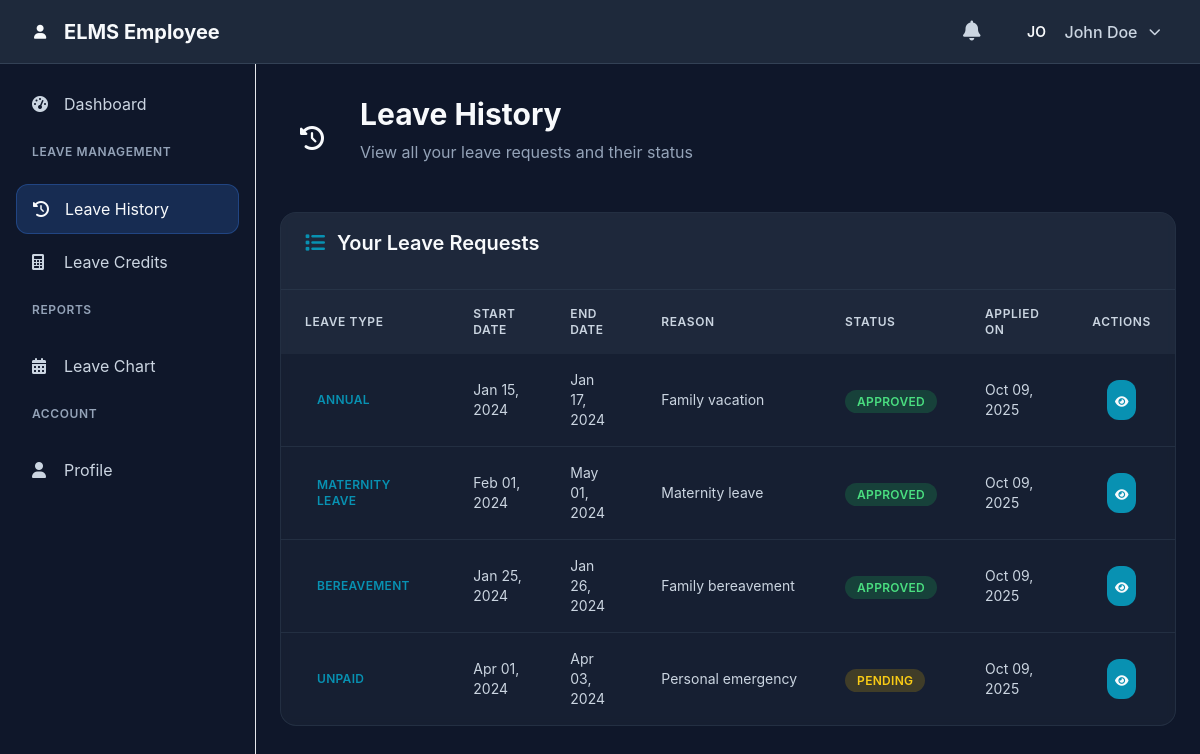
Before: /app/modules/user/views/leave_history.php (signed in) with the older database file.
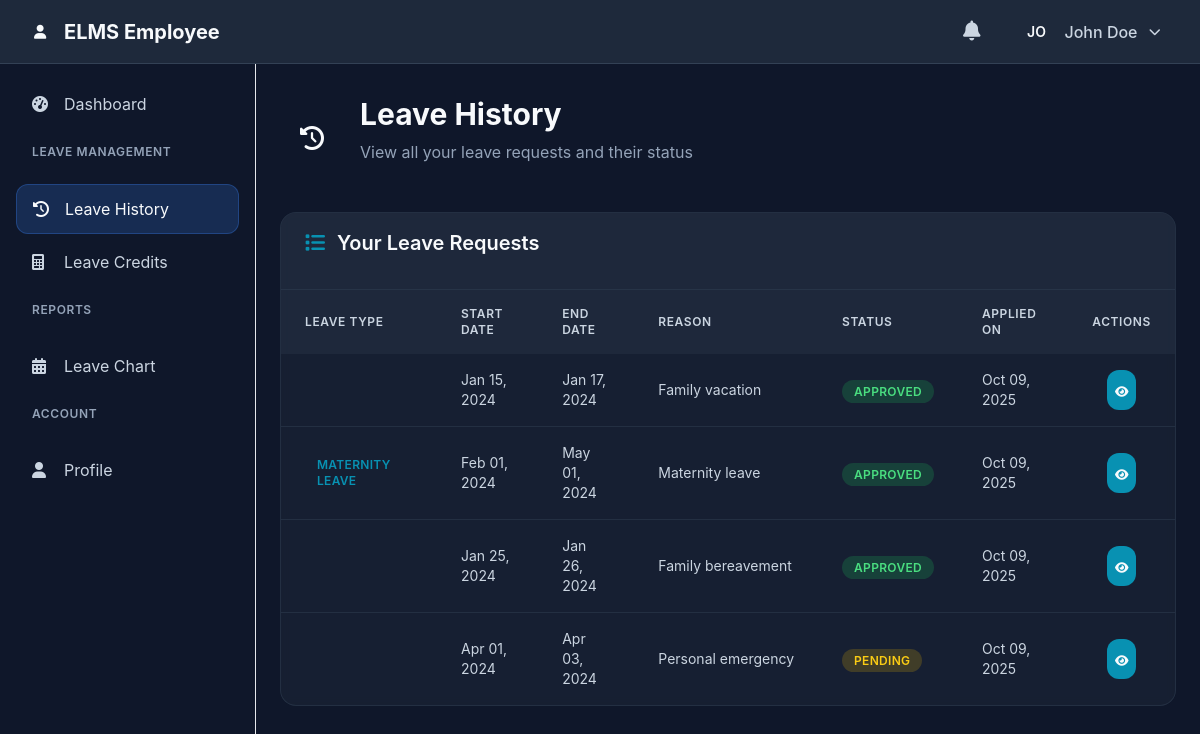
After: the same page with the newer database file.
### tables this page shows
CREATE TABLE IF NOT EXISTS leave_requests (
    id INT PRIMARY KEY AUTO_INCREMENT,
    employee_id INT NOT NULL,
    leave_type ENUM('vacation', 'sick', 'special_privilege', 'maternity', 'paternity', 'solo_parent', 'vawc', 'rehabilitation', 'study', 'terminal', 'cto', 'without_pay') NOT NULL,
    original_leave_type VARCHAR(50) NULL,
    start_date DATE NOT NULL,
    end_date DATE NOT NULL,
    reason TEXT NOT NULL,
    status ENUM('pending', 'approved', 'rejected', 'under_appeal') DEFAULT 'pending',
    days_requested INT DEFAULT 1,
    is_late TINYINT(1) DEFAULT 0,
    late_justification TEXT NULL,
    location_type ENUM('office', 'remote', 'hybrid') NULL,
    location_specify VARCHAR(255) NULL,
    medical_condition ENUM('minor', 'serious', 'chronic') NULL,
    illness_specify VARCHAR(255) NULL,
    special_women_condition ENUM('pregnancy', 'menstruation', 'miscarriage', 'other') NULL,
    study_type ENUM('conference', 'training', 'seminar', 'course', 'exam') NULL,
    medical_certificate_path VARCHAR(500) NULL,
    created_at TIMESTAMP DEFAULT CURRENT_TIMESTAMP,
    FOREIGN KEY (employee_id) REFERENCES employees(id)
);

### config/leave_types.php (called while the page is built, shortened)
<?php
function isLeaveWithoutPay($leave_type, $original_leave_type = null, $leaveTypes = null) {
    return false;
}
function getLeaveTypeDisplayName($leave_type, $original_leave_type = null, $leaveTypes = null) {
    $isWithoutPay = isLeaveWithoutPay($leave_type, $original_leave_type, $leaveTypes);
    $baseType = null;
    if (!empty($original_leave_type) && ($leave_type === 'without_pay' || empty($leave_type))) {
        $baseType = $original_leave_type;
    } else {
        $baseType = $leave_type;
    }
    if (isset($leaveTypes[$baseType])) {
        $leaveTypeConfig = $leaveTypes[$baseType];
        if ($isWithoutPay) {
            if (isset($leaveTypeConfig['name_with_note'])) {
                return $leaveTypeConfig['name_with_note'];
            } else {
                return $leaveTypeConfig['name'] . ' (Without Pay)';
            }
        } else {
            return $leaveTypeConfig['name'];
        }
    } else {
        $displayName = ucfirst(str_replace('_', ' ', $baseType));
        return $isWithoutPay ? $displayName . ' (Without Pay)' : $displayName;
    }
}
?>

### app/modules/user/views/leave_history.php (the view, shortened to what the rows shown need)
<?php
require_once '../../../../config/database.php';
require_once '../../../../config/leave_types.php';
$leaveTypes = getLeaveTypes();
$stmt = $pdo->prepare("
    SELECT lr.*,
           lr.leave_type as display_leave_type,
           lr.is_late,
           lr.late_justification
    FROM leave_requests lr
    WHERE lr.employee_id = ?
    ORDER BY lr.created_at DESC
");
$stmt->execute([$_SESSION['user_id']]);
$leave_requests = $stmt->fetchAll(PDO::FETCH_ASSOC);
?>
<!DOCTYPE html>
<html lang="en">
<head>
    <link rel="stylesheet" href="../../../../assets/css/tailwind.css">
    <link rel="stylesheet" href="../../../../assets/libs/fontawesome/css/all.min.css">
    <link rel="stylesheet" href="../../../../assets/css/style.css">
    <link rel="stylesheet" href="../../../../assets/css/dark-theme.css">
</head>
<body class="bg-slate-900 text-white">
    <div class="flex">
        <main class="flex-1 ml-64 p-6 pt-24">
            <div class="max-w-7xl mx-auto">
                <div class="mb-8">
                    <div class="flex items-center gap-4">
                        <div>
                            <h1 class="text-3xl font-bold text-white mb-2">Leave History</h1>
                        </div>
                    </div>
                </div>
                <div class="bg-slate-800/50 backdrop-blur-sm rounded-2xl border border-slate-700/50 overflow-hidden">
                    <div class="overflow-x-auto">
                        <table class="w-full">
                            <thead class="bg-slate-700/30">
                                <tr>
                                    <th class="px-6 py-4 text-left text-xs font-semibold text-slate-300 uppercase tracking-wider">Leave Type</th>
                                    <th class="px-6 py-4 text-left text-xs font-semibold text-slate-300 uppercase tracking-wider">Start Date</th>
                                    <th class="px-6 py-4 text-left text-xs font-semibold text-slate-300 uppercase tracking-wider">End Date</th>
                                    <th class="px-6 py-4 text-left text-xs font-semibold text-slate-300 uppercase tracking-wider">Reason</th>
                                    <th class="px-6 py-4 text-left text-xs font-semibold text-slate-300 uppercase tracking-wider">Status</th>
                                    <th class="px-6 py-4 text-left text-xs font-semibold text-slate-300 uppercase tracking-wider">Applied On</th>
                                    <th class="px-6 py-4 text-center text-xs font-semibold text-slate-300 uppercase tracking-wider">Actions</th>
                                </tr>
                            </thead>
                            <tbody class="divide-y divide-slate-700/50">
                                <?php foreach ($leave_requests as $request): ?>
                                    <tr class="hover:bg-slate-700/30 transition-colors">
                                        <td class="px-6 py-4">
                                            <div class="flex flex-col gap-2">
                                                <span class="bg-primary/20 text-primary px-3 py-1 rounded-full text-xs font-semibold uppercase tracking-wide">
                                                    <?php echo getLeaveTypeDisplayName($request['leave_type'], $request['original_leave_type'] ?? null, $leaveTypes); ?>
                                                </span>
                                            </div>
                                        </td>
                                        <td class="px-6 py-4 text-slate-300 text-sm"><?php echo date('M d, Y', strtotime($request['start_date'])); ?></td>
                                        <td class="px-6 py-4 text-slate-300 text-sm"><?php echo date('M d, Y', strtotime($request['end_date'])); ?></td>
                                        <td class="px-6 py-4 text-slate-300 text-sm max-w-xs truncate" title="<?php echo htmlspecialchars($request['reason']); ?>">
                                            <?php echo htmlspecialchars($request['reason']); ?>
                                        </td>
                                        <td class="px-6 py-4">
                                            <span class="px-3 py-1 rounded-full text-xs font-semibold uppercase tracking-wide <?php
                                                switch($request['status']) {
                                                    case 'approved':
                                                        echo 'bg-green-500/20 text-green-400';
                                                        break;
                                                    default:
                                                        echo 'bg-yellow-500/20 text-yellow-400';
                                                }
                                            ?>">
                                                <?php
                                                $status_display = [
                                                    'under_appeal' => 'Under Appeal'
                                                ];
                                                echo $status_display[$request['status']] ?? ucfirst($request['status']);
                                                ?>
                                            </span>
                                        </td>
                                        <td class="px-6 py-4 text-slate-300 text-sm"><?php echo date('M d, Y', strtotime($request['created_at'])); ?></td>
                                        <td class="px-6 py-4 text-center">
                                            <button onclick="viewLeaveDetails(<?php echo $request['id']; ?>)"
                                                    class="bg-primary hover:bg-primary/90 text-white p-2 rounded-lg transition-colors">
                                                <i class="fas fa-eye text-xs"></i>
                                            </button>
                                        </td>
                                    </tr>
                                <?php endforeach; ?>
                            </tbody>
                        </table>
                    </div>
                </div>
            </div>
        </main>
    </div>
</body>
</html>

Changed rows visible on the page:
changed leave_requests "Jan 15, 2024": leave_type+original_leave_type "ANNUAL" → (not shown)
changed leave_requests "Jan 25, 2024": leave_type+original_leave_type "BEREAVEMENT" → (not shown)
changed leave_requests "Apr 01, 2024": leave_type+original_leave_type "UNPAID" → (not shown)
